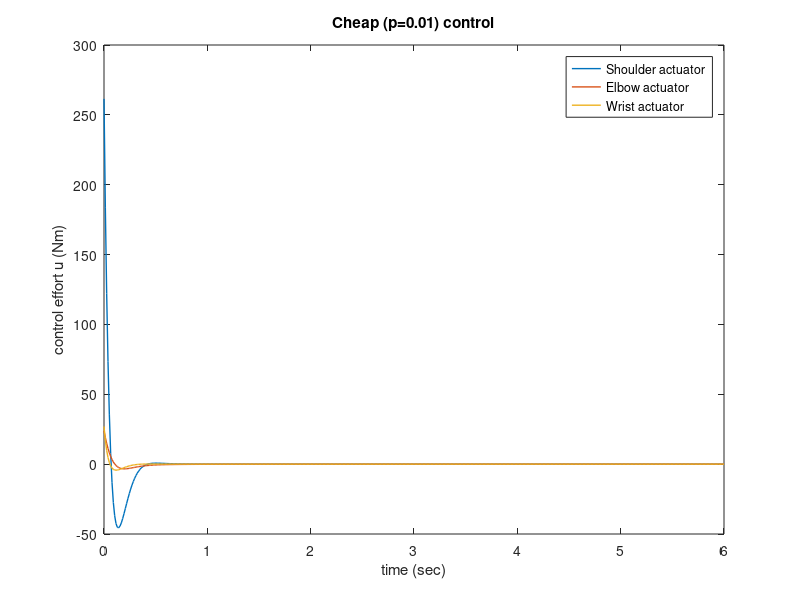
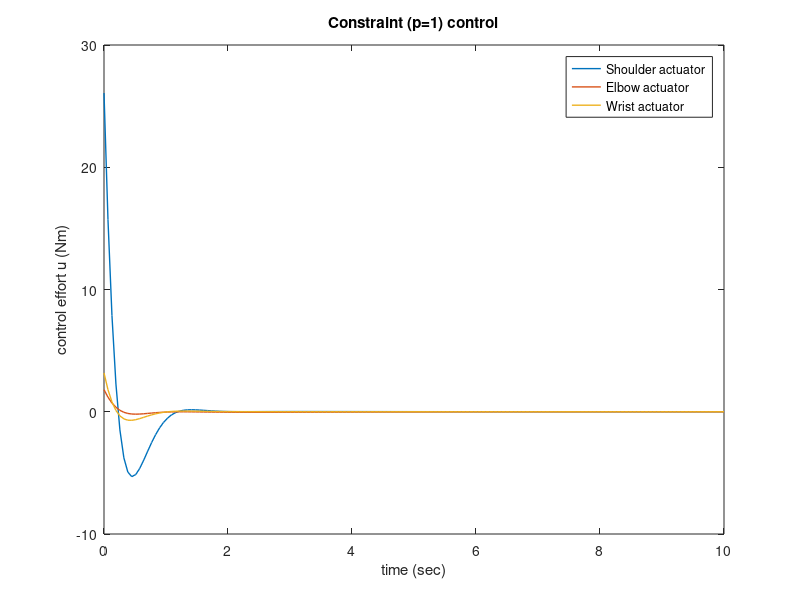
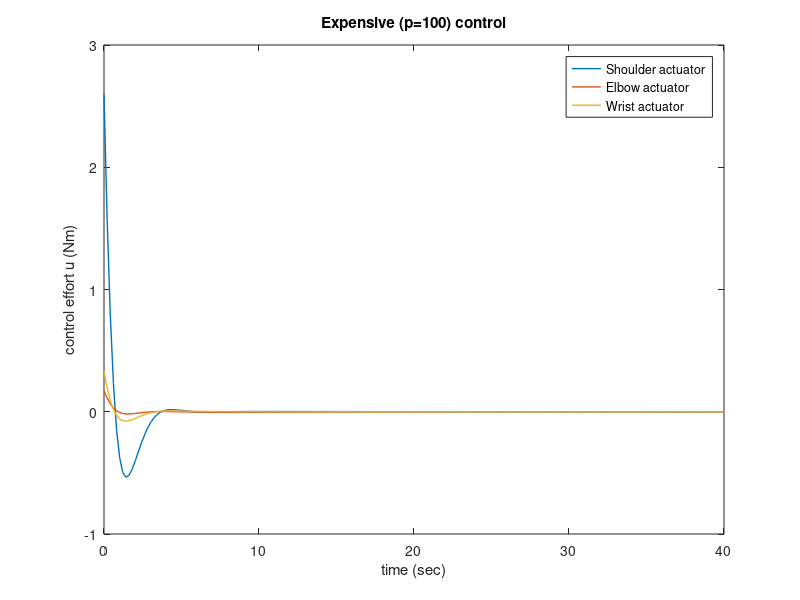
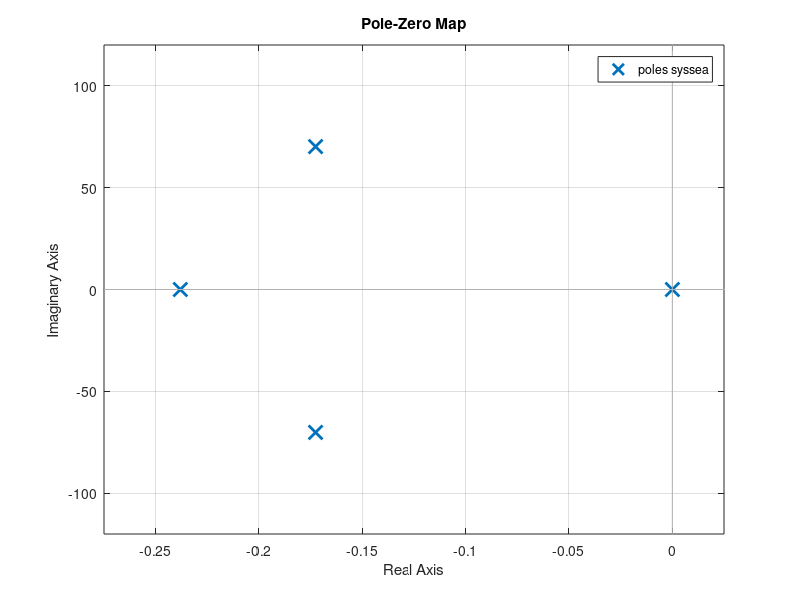

Write MATLAB code to recreate these figures, in order.
%2.151 Project
%State Space Model of a Torque Controlled, Planar Robot With 3 DOFs and
%Series Elastic Actuators
clear all,clc, close all


%%

%Model neglecting Series Elastic Actuators
%Open Loop
CIM =[11.3011 1.1257 2.3917;
    1.1257 6.1354 0.2495;
    2.3917 0.2495 1.1338];

%Damping. For now, set to zero.
% Damping=[0.1 0 0;
%     0 0.1 0;
%     0 0 0.1];

Damping=[0 0 0;
    0 0 0;
    0 0 0];

jj =[-0.3199 -0.0883 -0.2295;
    0.3004 -0.3639 0.0017;
    0 0 1.0000];


A1=[zeros(3) eye(3);
    zeros(3) -inv(CIM)*Damping];

B1=[zeros(3);
    inv(CIM)*inv(jj')];

C1=[1 0 0 0 0 0];

D1=[0];

%%
%LQR design for Baxter


l1=0.438809; %m link length 1
l2=0.37442; %m link length 2
l3=0.229525; %m link length 3




Q = eye(6);
Q(1,1) = 1/(l1/2+l2/2+l3/2)^2;
Q(2,2)=1e-2;
Q(3,3)=1e-2;
Q(4,4)=1e-2;
Q(5,5)=1e-2;
Q(6,6)=1e-2;



% Q = C1'*C1;


p1 = 1e-2;  %cheap
p2=1; %equal weight
p3 = 1e2; %expensive

R = eye(3);

R(1,1) = 1/(50^2);
R(2,2) = 1/(15^2);
R(3,3) = 1/(15^2);

R1 =p1*R;
R2 = p2*R;
R3 = p3*R;

[K1,S1,e1] = lqr(A1,B1,Q,R1);
[K2,S2,e2] = lqr(A1,B1,Q,R2);
[K3,S3,e3] = lqr(A1,B1,Q,R3);

Ac1 = A1-B1*K1;
Ac2 = A1-B1*K2;
Ac3 = A1-B1*K3;


sys = ss(A1,B1,C1,D1);
sys1 = ss(Ac1,B1,C1,D1);
sys2 = ss(Ac2,B1,C1,D1);
sys3 = ss(Ac3,B1,C1,D1);

%%

%Observer design for single SEA

Ksea=843;  %Spring stiffness
m1=0.6;    %mass, motor side
m2=0.6*0.4; %mass, link side
D=0.1;   %Damping, link side 
B=0.1;  %Damping, motor side 

Asea=[0 1 0 0;
   -Ksea/m2 -D/m2 Ksea/m2 0;
    0 0 0 1;
    Ksea/m1 0 -Ksea/m1 -B/m1];

Bsea=[0;
    0;
    0;
    1/m1];


Csea=[1 0 0 0];
%C1=[-Ksea -D Ksea 0];

Dsea=[0];

Qs=Csea'*Csea;

Rs=[1/1];

[K,S,e]=lqr(Asea,Bsea,Qs,Rs);

Ac=Asea-Bsea*K;

syssea=ss(Asea,Bsea,Csea,Dsea);
syssc=ss(Ac,Bsea,Csea,Dsea);
op = 5*pole(syssc);

L = place(Asea',Csea',op')';

% At = [ Asea-Bsea*K             Bsea*K
%        zeros(size(Asea))    Asea-L*Csea ];
% 
% Bt = [    Bsea
%        zeros(size(Bsea)) ];
% 
% Ct = [ Csea    zeros(size(Csea)) ];

At = [ Asea           -Bsea*K
       L*Csea    Asea-Bsea*K-L*Csea ];

Bt = [    Bsea
       Bsea ];

Ct = [ Csea    zeros(size(Csea)) ];
Ct2 = [zeros(size(Csea)) Csea ];
Ct3 = [-Ksea -D Ksea 0 zeros(size(Csea))];

syst = ss(At,Bt,Ct,Dsea);
syst2 = ss(At,Bt,Ct2,Dsea);
% syst3 = ss(At,Bt,Ct3,Dsea);
% [b,a] = ss2tf(At,Bt,Ct,Dsea);


%%

%Plots

%LQR Plots 

% figure
% pzmap(sys)
% zpk(sys)
x0=[0.3 0 0 0 0 0];
% figure
% initial(sys1,sys2, sys3,x0)
% figure
% step(sys1,sys2,sys3)
% figure
% pzmap(sys1)
% zpk(sys1)
% figure
% pzmap(sys2)
% zpk(sys2)
% figure
% pzmap(sys3)
% zpk(sys3)
% figure
% bode(sys1.sys2,sys3)
% figure

[y1,t1,x1] = initial(sys1,x0) ;
% initial(sys1,x0)
% figure
[y2,t2,x2] = initial(sys2,x0) ;
% initial(sys2,x0)
% figure
[y3,t3,x3] = initial(sys3,x0) ;
% initial(sys3,x0)
u1 = [-K1*x1']' ;
u2 = [-K2*x2']' ;
u3 = [-K3*x3']' ;


J1 = x0*S1*x0' ;
J2 = x0*S2*x0' ;
J3 = x0*S3*x0' ;

%

% Control Effort plots

figure
plot(t1,u1,'LineWidth',1)
xlabel('time (sec)')
ylabel('control effort u (Nm)')
title('Cheap (p=0.01) control')
legend('Shoulder actuator', 'Elbow actuator', 'Wrist actuator')
figure
plot(t2,u2, 'LineWidth',1)
xlabel('time (sec)')
ylabel('control effort u (Nm)')
title('Constraint (p=1) control')
legend('Shoulder actuator', 'Elbow actuator', 'Wrist actuator')
figure
plot(t3,u3, 'LineWidth',1)
xlabel('time (sec)')
ylabel('control effort u (Nm)')
title('Expensive (p=100) control')
legend('Shoulder actuator', 'Elbow actuator', 'Wrist actuator')

%%
%Observer Plots

figure
pzmap(syssea)
zpk(syssea)

figure
pzmap(syssc)
zpk(syssc)

figure
pzmap(syst)
zpk(syst)

x0 = [0.05 0 0 0];  % initial condition for estimator 
% x0 = [0 0 0 0];  % initial condition for estimator 
t = 0:0.003:15;


figure
lsim(syst,ones(size(t)),t,[0 0 0 0 x0]); % simulated step input of 1
figure
lsim(syst2,ones(size(t)),t,[0 0 0 0 x0]);
figure
% bode(syssea,syst)




